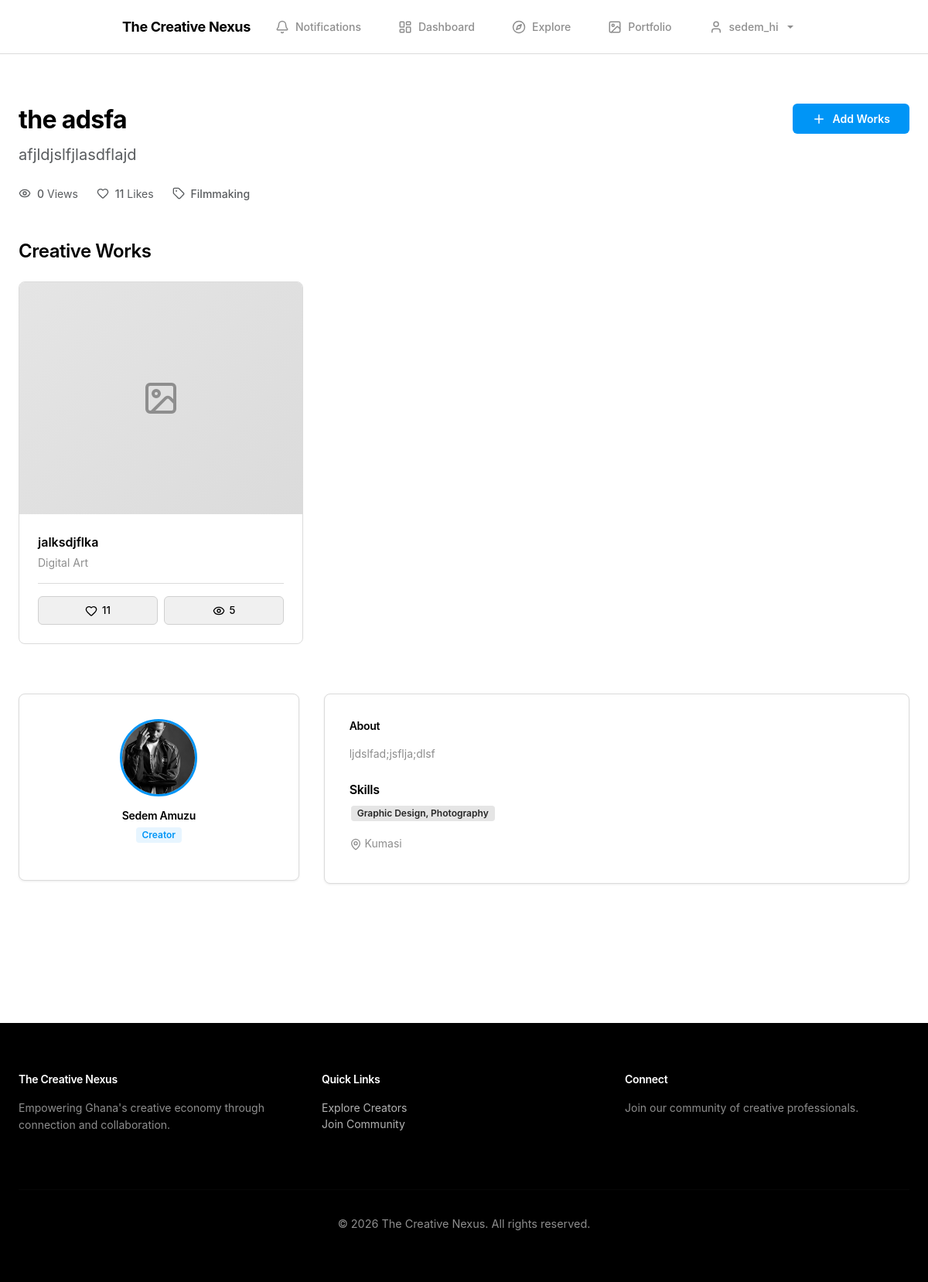
The app's page /portfolio/ (signed in), older data.
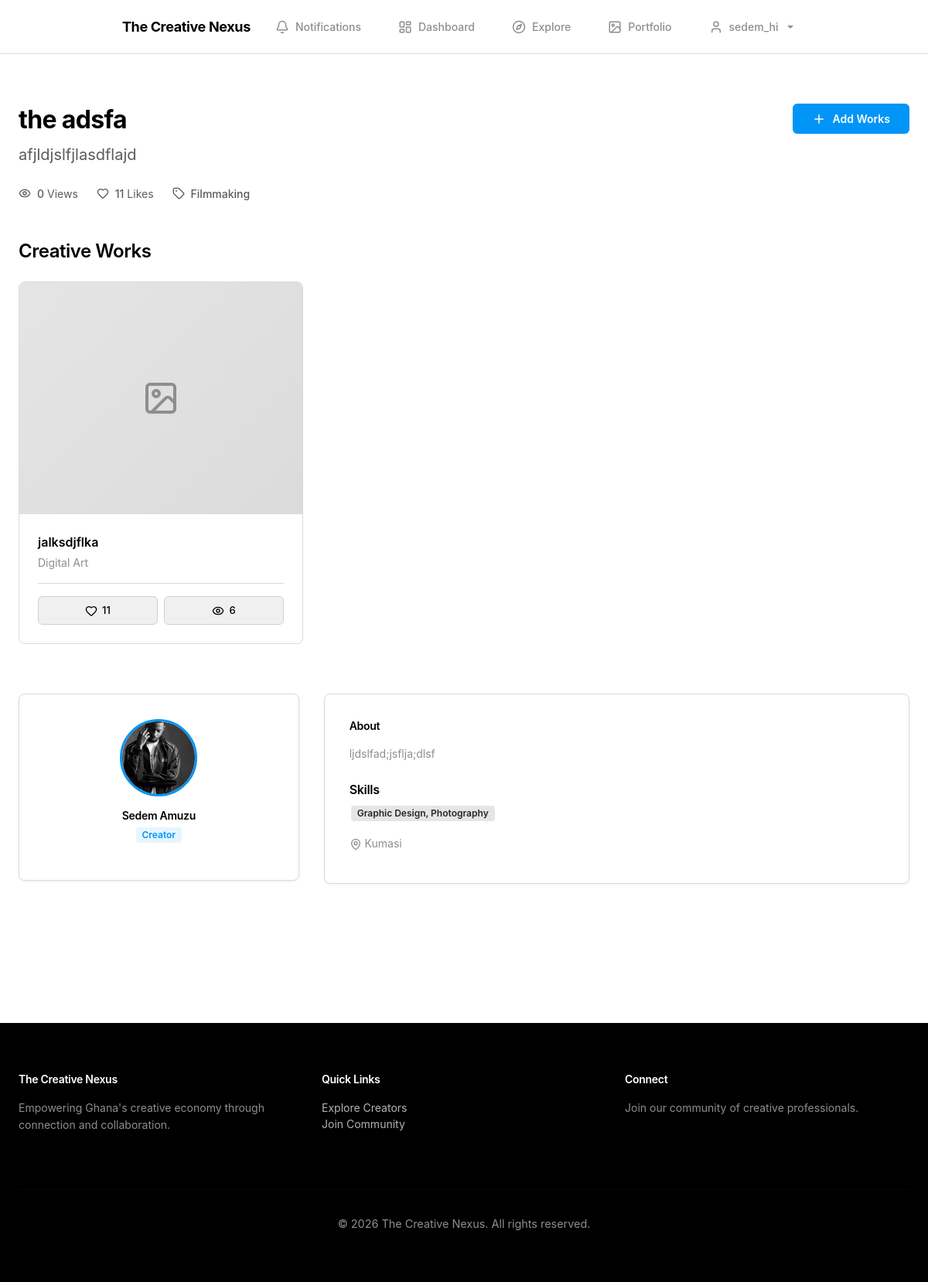
The same page, newer data.
### core/models.py (models this page shows, shortened)
class CreativeWork(models.Model):
    WORK_TYPE_CHOICES = (
        ('digital_art', 'Digital Art'),
        ('graphic_design', 'Graphic Design'),
        ('animation', 'Animation'),
        ('photography', 'Photography'),
        ('video', 'Video'),
        ('music', 'Music'),
        ('writing', 'Writing'),
        ('other', 'Other'),
    )
    creator = models.ForeignKey(
        settings.AUTH_USER_MODEL, on_delete=models.CASCADE, related_name='works')
    portfolio = models.ForeignKey(
        Portfolio, on_delete=models.CASCADE, related_name='works')
    title = models.CharField(max_length=255)
    description = models.TextField()
    work_type = models.CharField(max_length=50, choices=WORK_TYPE_CHOICES)
    file = models.FileField(upload_to='creative_works/',
                            validators=[validate_file_size])
    thumbnail = models.ImageField(
        upload_to='thumbnails/', blank=True, null=True)
    is_featured = models.BooleanField(default=False)
    views = models.IntegerField(default=0)
    likes = models.PositiveIntegerField(default=0)
    liked_by = models.ManyToManyField(
        settings.AUTH_USER_MODEL, related_name='liked_works', blank=True)
    created_at = models.DateTimeField(auto_now_add=True)
    updated_at = models.DateTimeField(auto_now=True)
    class Meta:
        ordering = ['-created_at']

### core/template_views.py (the view, shortened to what this page needs)
# urls.py: path('portfolio/', portfolio_view, name='portfolio'),
@login_required(login_url='login')
def portfolio_view(request, user_id=None):
    def get_skills_list(user):
        profile, _ = UserProfile.objects.get_or_create(user=user)
        if profile.skills:
            return [s.strip() for s in profile.skills.split('|')]
        return []
    user = request.user
    try:
        portfolio = Portfolio.objects.get(creator=user)
    except Portfolio.DoesNotExist:
        if request.method == 'POST':
            title = request.POST.get('title')
            description = request.POST.get('description')
            category = request.POST.get('category', 'other')
            cover_image = request.FILES.get('cover_image')
            portfolio = Portfolio.objects.create(
                creator=user,
                title=title,
                description=description,
                category=category,
                cover_image=cover_image
            )
            messages.success(request, 'Portfolio created successfully!')
            return redirect('portfolio')
        else:
            context = {
                'portfolio': None,
                'works': [],
                'is_own_portfolio': True,
                'creator_skills': get_skills_list(user)
            }
            return render(request, 'core/portfolio.html', context)
    works_qs = portfolio.works.all()
    liked_subquery = CreativeWork.objects.filter(
        pk=OuterRef('pk'), liked_by=request.user)
    works = works_qs.annotate(is_liked_by_user=Exists(liked_subquery))
    context = {
        'portfolio': portfolio,
        'works': works,
        'is_own_portfolio': True,
        'creator_skills': get_skills_list(user)
    }
    return render(request, 'core/portfolio.html', context)

### accounts/models.py (called while the page is built)
    def get_role_display(self):
        return dict(ROLE_CHOICES).get(self.role, 'Unknown')

### templates/core/portfolio.html (shortened to what the changed rows need)
{% extends 'base.html' %}
{% block content %}
<section style="padding: var(--space-3xl) 0;">
    <div class="container-premium">
        {% if portfolio %}
            <div class="d-flex flex-column flex-md-row justify-content-between align-items-md-start gap-3">
                <div>
                    <h1 class="fw-bold" style="margin-bottom: var(--space-sm);">{{ portfolio.title }}</h1>
                </div>
            </div>
            <div style="margin-top: var(--space-2xl);">
                <h2 style="margin-bottom: var(--space-lg);">Creative Works</h2>
                {% if portfolio.works.all %}
                    <div class="gallery-grid">
                        {% for work in portfolio.works.all %}
                            <div class="gallery-card" data-work-id="{{ work.id }}">
                                {% if work.thumbnail %}
                                    <img src="{{ work.thumbnail.url }}" alt="{{ work.title }}" class="gallery-card-img" data-work-id="{{ work.id }}" data-file-url="{% if work.file %}{{ work.file.url }}{% endif %}">
                                {% else %}
                                    <div class="gallery-card-img" style="display: flex; align-items: center; justify-content: center; background: linear-gradient(135deg, var(--color-border-light), var(--color-border));" data-work-id="{{ work.id }}" data-file-url="{% if work.file %}{{ work.file.url }}{% endif %}">
                                        <i data-lucide="image" style="width: 48px; height: 48px; color: var(--color-text-muted);"></i>
                                    </div>
                                {% endif %}
                                <div class="gallery-card-body">
                                    <div class="gallery-card-title">{{ work.title }}</div>
                                    <div class="gallery-card-text">{{ work.get_work_type_display }}</div>
                                    <div class="gallery-card-actions" style="border: none; gap: 8px; margin-top: var(--space-md); padding-top: var(--space-md); border-top: 1px solid var(--color-border); display: flex;">
                                        <button type="button" class="btn-like {% if work.is_liked_by_user %}liked{% endif %}" data-work-id="{{ work.id }}" style="background: #F0F0F0; border: 1px solid #D0D0D0; color: var(--color-primary); cursor: pointer; padding: 8px 12px; display: inline-flex; align-items: center; gap: 6px; border-radius: var(--radius-md); font-size: 13px; font-weight: 500; transition: all 0.2s ease; flex: 1; justify-content: center;">
                                            <i data-lucide="heart" style="width: 16px; height: 16px;" {% if work.is_liked_by_user %}fill="currentColor"{% endif %}></i>
                                            <span class="like-count">{{ work.likes }}</span>
                                        </button>
                                        <button type="button" class="btn-view" data-work-id="{{ work.id }}" data-file-url="{% if work.file %}{{ work.file.url }}{% endif %}" style="background: #F0F0F0; border: 1px solid #D0D0D0; color: var(--color-primary); cursor: pointer; padding: 8px 12px; display: inline-flex; align-items: center; gap: 6px; border-radius: var(--radius-md); font-size: 13px; font-weight: 500; transition: all 0.2s ease; flex: 1; justify-content: center;">
                                            <i data-lucide="eye" style="width: 16px; height: 16px;"></i>
                                            <span class="view-count">{{ work.views }}</span>
                                        </button>
                                    </div>
                                </div>
                            </div>
                        {% endfor %}
                    </div>
                {% endif %}
            </div>
        {% endif %}
    </div>
</section>
{% endblock %}

Row changes from the older to the newer data that the page shows:
changed CreativeWork "jalksdjflka": views "5" → "6"
